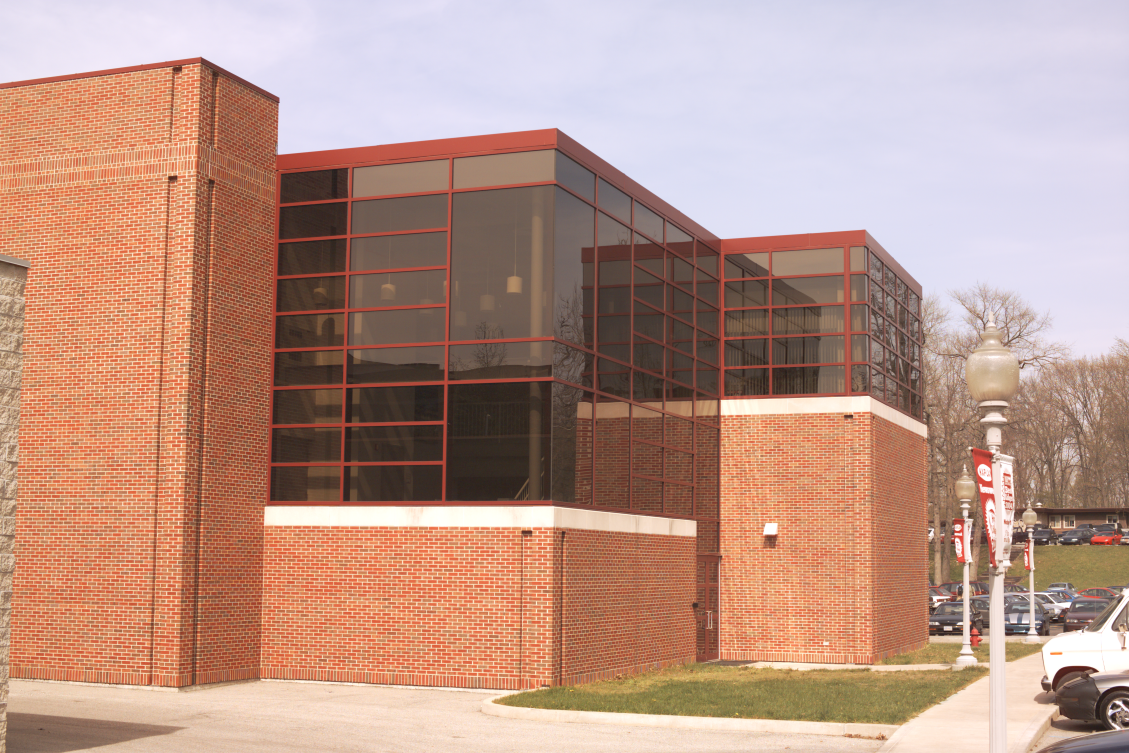
%> input picture ProblemSet4/myers1.ppm, 1129 x 753 px
$ octave PS4.m   (GNU Octave 9; MATLAB toolbox functions it lacks are replaced by stand-ins)
%> lines starting %> are read from the running program, lines starting %| are printed output that depends on the picture
### ProblemSet4/showPoints.m
% showPoints - displays corresponding points ip1 and ip2 overlaid on
% images i1 and i2.
%
% Usage:  showPoints(i1, i2, ip1, ip2)
%
% Arguments:
%            i1 - Image 1
%            i2 - Image 2
%            ip1 - Array of points in perspective image 1
%            which correspond to points in perspective image 2.
%			[x1 x2 ... xn
%                        y1 y2 ... yn]
%            ip2 - Array of points in perspective image 2
%            which correspond to points in perspective image 1.
%			[x1 x2 ... xn
%                        y1 y2 ... yn]
%

function showPoints(i1, i2, ip1, ip2);

% make sure the inputs are reasonable
[ip1rows, ip1npts] = size(ip1);
[ip2rows, ip2npts] = size(ip2);

if ip1rows ~= 2 || ip2rows ~= 2 || ip1npts ~= ip2npts
  error('data points must be in the form of an 2xn array');
end

figure(1);
clf;
imshow(i1);
hold on;
zoom off;

h = plot(ip1(1,:), ip1(2,:), 'ro');
set(h, 'MarkerSize', 5);
set(h, 'Color', [0 1 1]);
H = text(ip1(1,:)+4, ip1(2,:)+4, int2str([1:size(ip1, 2)]'));
set(H, 'Color', [0 1 1]);
set(H, 'FontSize', 10);

figure(2);
clf;
imshow(i2);
hold on;
zoom off;

h = plot(ip2(1,:), ip2(2,:), 'ro');
set(h, 'MarkerSize', 5);
set(h, 'Color', [0 1 1]);
H = text(ip2(1,:)+4, ip2(2,:)+4, int2str([1:size(ip2, 2)]'));
set(H, 'Color', [0 1 1]);
set(H, 'FontSize', 10);

### ProblemSet4/normalizePoints.m
function [ N ] = normalizePoints( points )
%UNTITLED Summary of this function goes here
%   Detailed explanation goes here
m = mean(points');
T = [1 0 -m(1,1);
    0 1 -m(1,2);
    0 0 1];
v = var(points', 1);
scale = sqrt(v(1,1) + v(1,2));
S = [1/scale* sqrt(2) 0 0;
    0 1/scale * sqrt(2) 0;
    0 0 1];
N = S*T;
% [5 lines of commented-out code are left out]
end

### ProblemSet4/PS4.m
K1 = [1584 0 593; 0 1584 380; 0 0 1];
K2 = K1;
% read a pair of images
%i1 = imread('shed1.png');
i1 = imread('myers1.ppm');
%> i1 is the input picture: size 753x1129x3 uint8; mean R, G, B 186, 149.5, 135.7
figure(1); clf; imshow(i1); hold on; zoom off; axl = axis;
%i2 = imread('shed2.png');
i2 = imread('myers2.ppm');
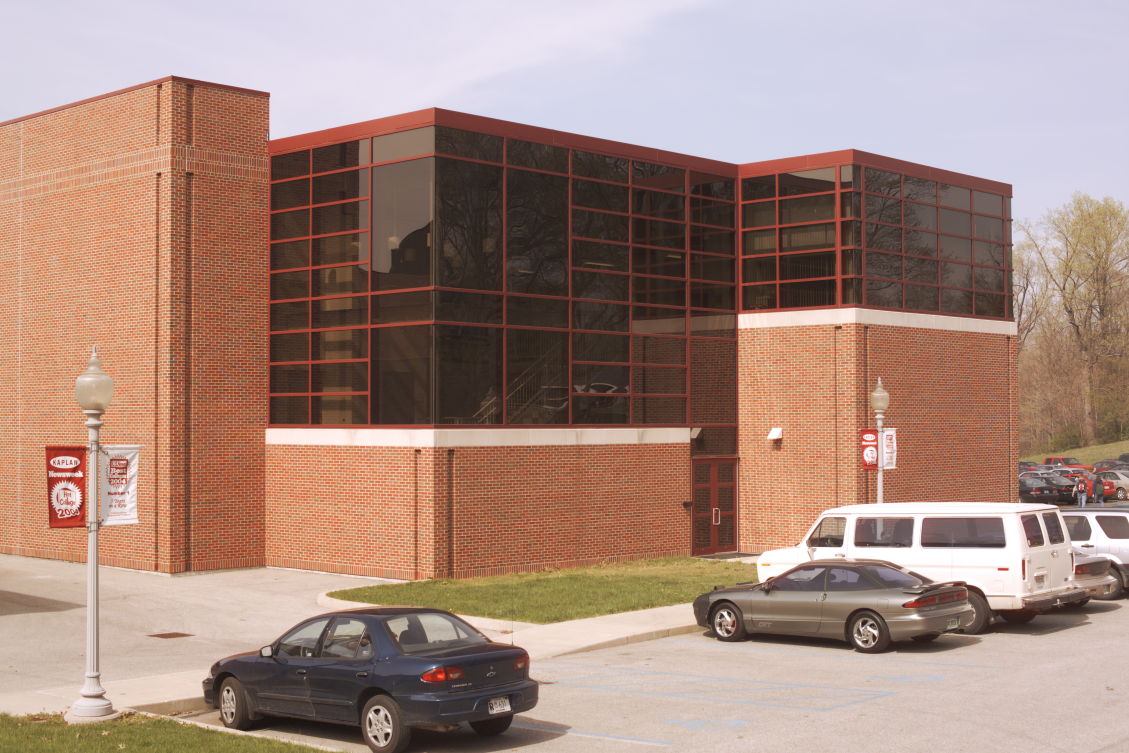
%> input picture ProblemSet4/myers2.ppm, 1129 x 753 px
%> i2 is the input picture: size 753x1129x3 uint8; mean R, G, B 165.9, 137.2, 125.7
figure(2); clf; imshow(i2); hold on; zoom off; axr = axis;

% load the corresponding points
load('correspondences');
%load('shed_correspondences');

showPoints(i1, i2, input_points', base_points');
%> in showPoints, `set(H, 'FontSize', 10);`:
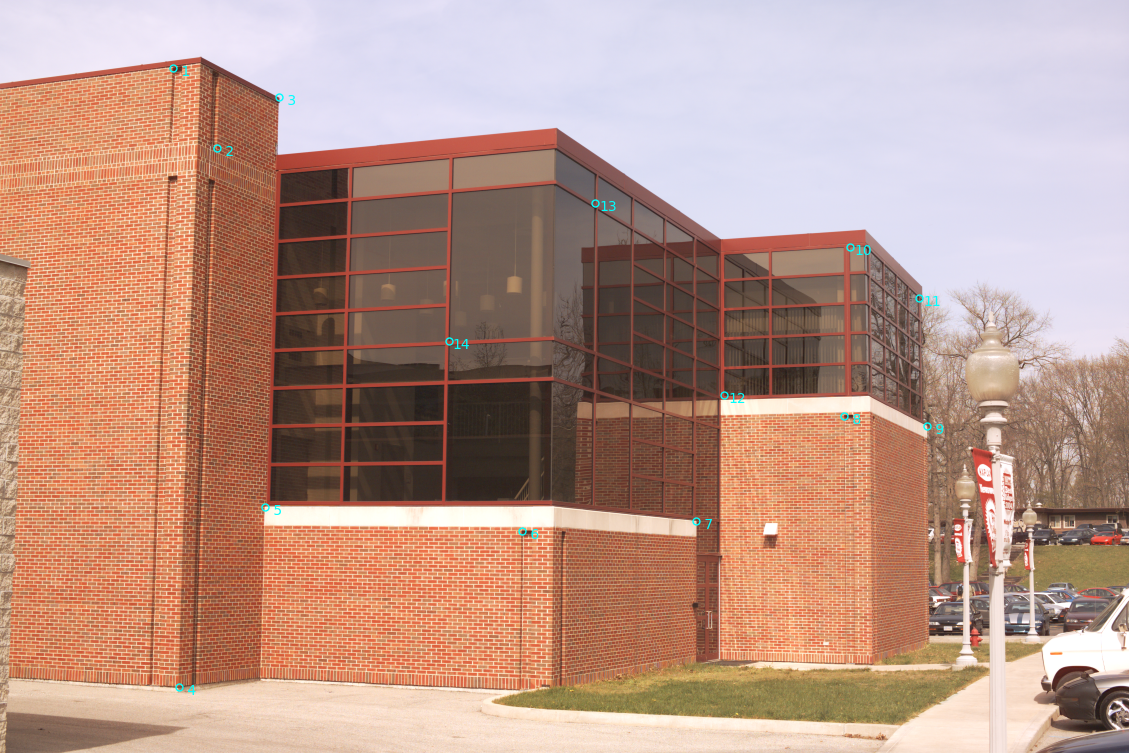
%> figure redrawn from the program's plot data
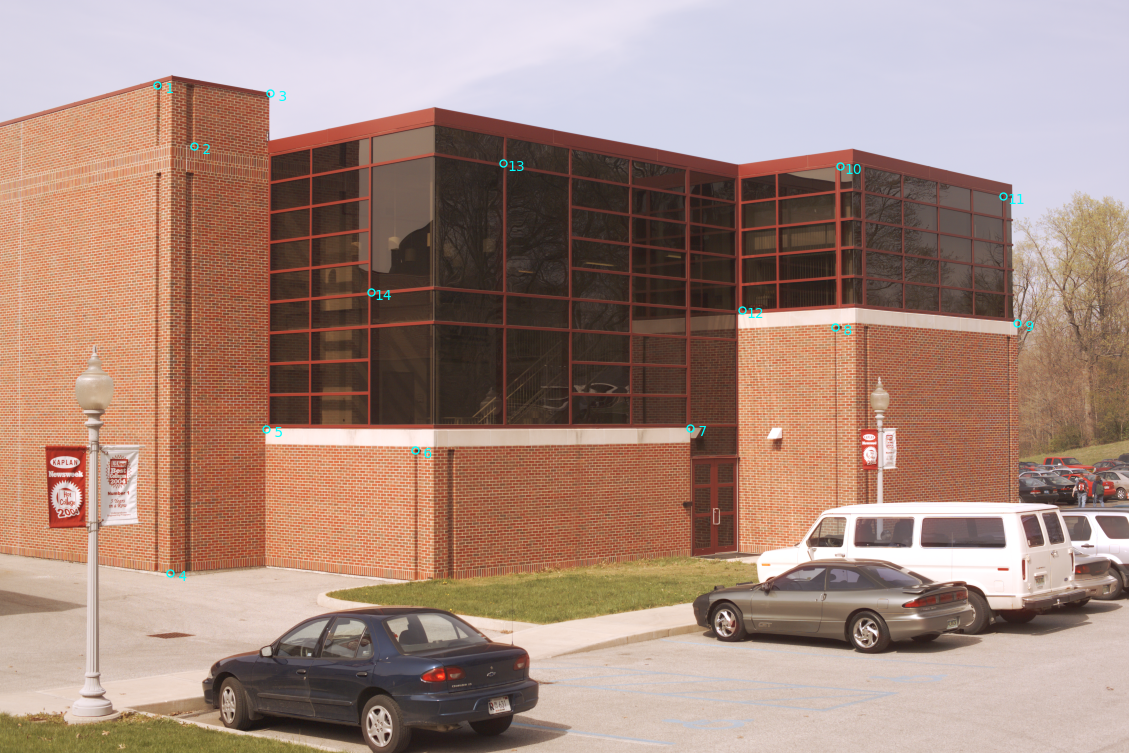
%> figure redrawn from the program's plot data

% use the cpselect tool to check and adjust the correspondences
%[ipi, ipb] = cpselect(i1, i2, input_points, base_points, 'Wait', true);

% convert the 2-vectors to 3-vectors (i.e. points in P2)
ip1 = [input_points'; ones(1, size(input_points,1))];
ip2 = [base_points'; ones(1, size(base_points,1))];

% *** create a matlab function that will normalize the data ***

% calculate the transformation that will normalize the data
T1n = normalizePoints(ip1);
T2n = normalizePoints(ip2);

save T_matrices.mat T1n T2n;
% apply the normalization to the image points
ipn1 = T1n*ip1;
ipn2 = T2n*ip2;

% calculate the normalized F matrix using svd

[x, y] =  size(ipn1);
A = zeros(y, 9);
display(T1n);
display(ipn2);
for i = 1: y
    A(i, 1) = ipn2(1, i) * ipn1(1, i);
    A(i, 2) = ipn1(1, i) * ipn2(2, i);
    A(i, 3) = ipn1(1, i);
    A(i, 4) = ipn1(2, i) * ipn2(1, i);
    A(i, 5) = ipn1(2, i) * ipn2(2, i);
    A(i, 6) = ipn1(2, i);
    A(i, 7) = ipn2(1, i);
    A(i, 8) = ipn2(2, i);
    A(i, 9) = 1;
end
display(A);
[U, D, V] = svd(A);
f = V(:, 9);
Fn = (reshape(f, 3, 3)');
display(Fn);

for i = 1: y
    %ipn2(:,i)'*Fn*ipn1(:,i)
end

% enforce the constraint that F has 7 degrees of freedom
[U, D, V] = svd(Fn);
D(3,3) = 0;
display(D);
Fn = U*D*V';
display(Fn);

save Fnorm Fn;

% unnormalize F (i.e. convert F so that it works with actual image
% points not normalized data)

F = T1n'*Fn*T2n;

display(F);

save Fmatrix F;

% [14 lines of commented-out code are left out]
figure(1);
%> (the run ends here)
